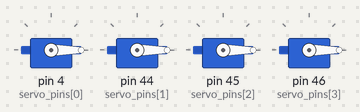
Bench run of a sketch on a simulated Arduino Mega 2560, built with avr-gcc and run on an emulated ATmega2560. On the bench: 4 × servo.

Above: at 0.05 s.
At 2.75 s:
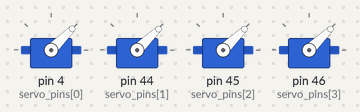
At 5.25 s:
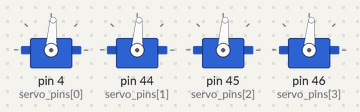
At 10.45 s:
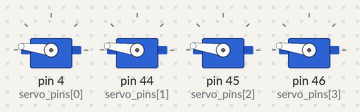
At 15.65 s:
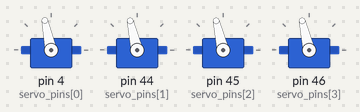
At 20.85 s:
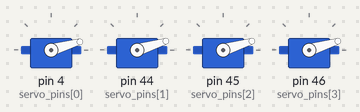
Timing chart, 0 to 28.4 s (numbered marks = the images above):
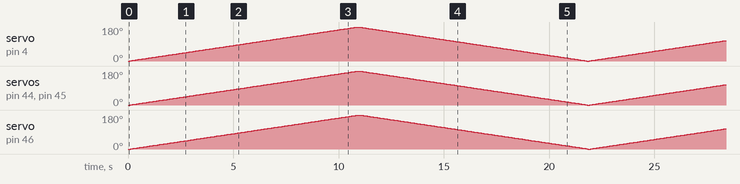

The sketch:

dynamic_servo_test.ino
```cpp
/*
  INNOVATOR INTERNATIONAL (PVT)LTD.
  https://www.innovator.lk/
  --------------------------------------------------------
  Development Platform : Dynamic 1.0
  (mobile robot development platform)
  --------------------------------------------------------
  Servo Motor Example.
  --------------------------------------------------------
  Hardware setup :
  Connect servo motors to "SERVO MOTORs" PINs located on
  top development board.
  --------------------------------------------------------
  SG90 servo motor PIN outs :
  //orange = pwm
  //red    = 5v
  //brown  = gnd
  --------------------------------------------------------
  23 march 2021
*/

#include <Servo.h> //including the servo library in order to use its functions.

// set the number of servo motors.
#define SERVOS  4
// creating the servo object to control a servo motor(s).
Servo myservo[SERVOS];

// attach servo motor(s) to digital PIN on the Arduino.
int servo_pins[SERVOS] = {4, 44, 45, 46}; //d4.15,d45.72

// default angle for the servo in degrees.
int default_pos[SERVOS] = {0};

void setup() {

  for (int i = 0; i < SERVOS; i++) {

    // attach the servo to the servo object.
    myservo[i].attach(servo_pins[i]);

    // make all the servos go to the default position.
    myservo[i].write(default_pos[i]);
  }

  // wait some time for the servo to get to the position.
  delay(15);
}

void loop() {

  // go from 0 degrees to 180 degrees.
  // move in steps of 1 degree.
  for (int angle = 0; angle <= 180; angle += 1) {

    // update the angle for all servos
    for (int i = 0; i < SERVOS; i++) {

      // tell servo to go to the position in variable 'angle'
      // where 'angle' is in degrees.
      myservo[i].write(angle);

      // wait some time for the servo to get to the position.
      delay(15);
    }
  }

  // go from 180 degrees to 0 degrees.
  // move in steps of 1 degree.
  for (int angle = 180; angle >= 0; angle -= 1) {

    // update the angle for all servos
    for (int i = 0; i < SERVOS; i++) {

      // tell servo to go to the position in variable 'angle'
      // where 'angle' is in degrees.
      myservo[i].write(angle);

      // wait some time for the servo to get to the position.
      delay(15);
    }
  }
}
```
